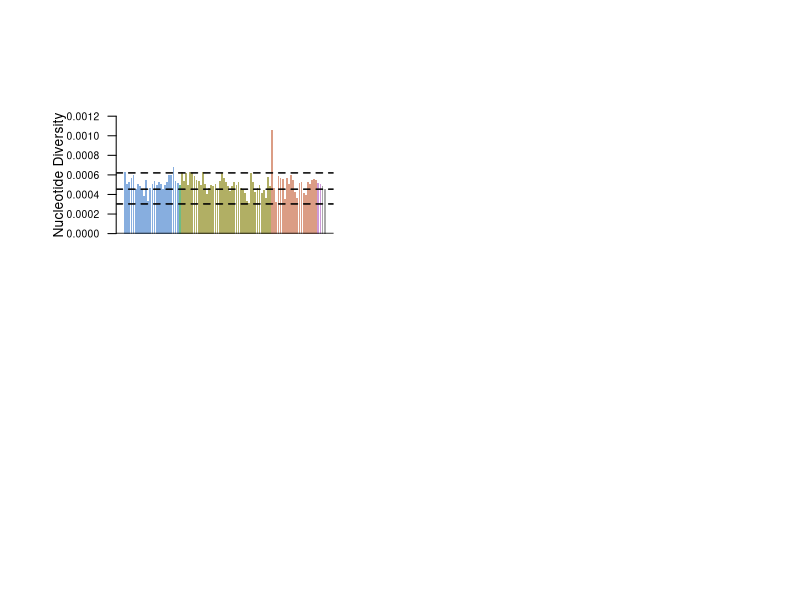
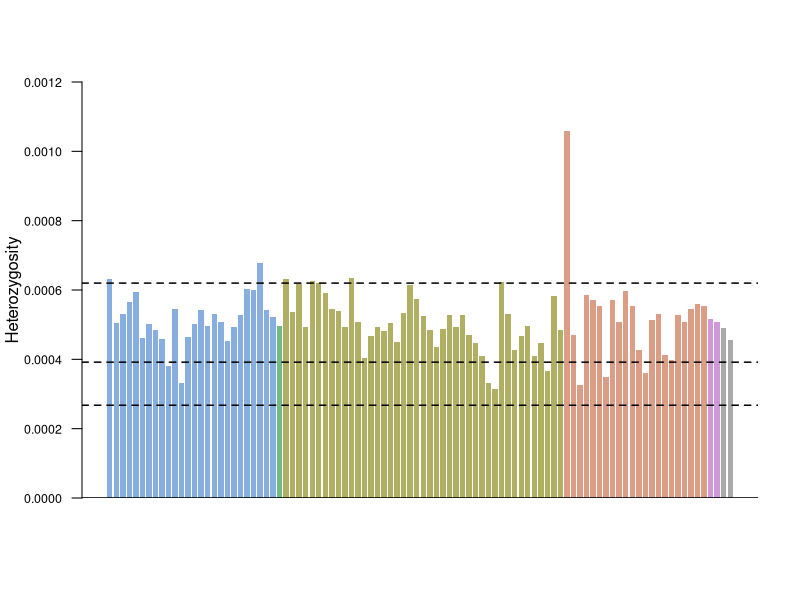
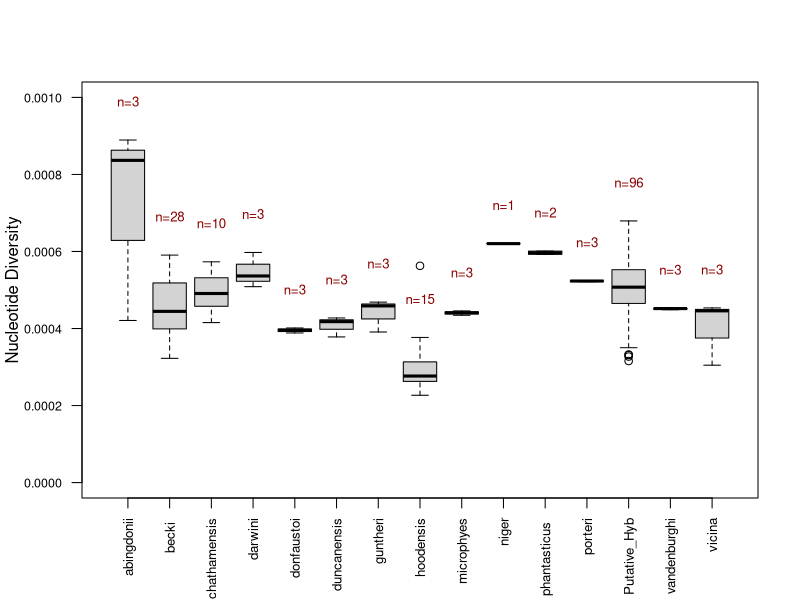
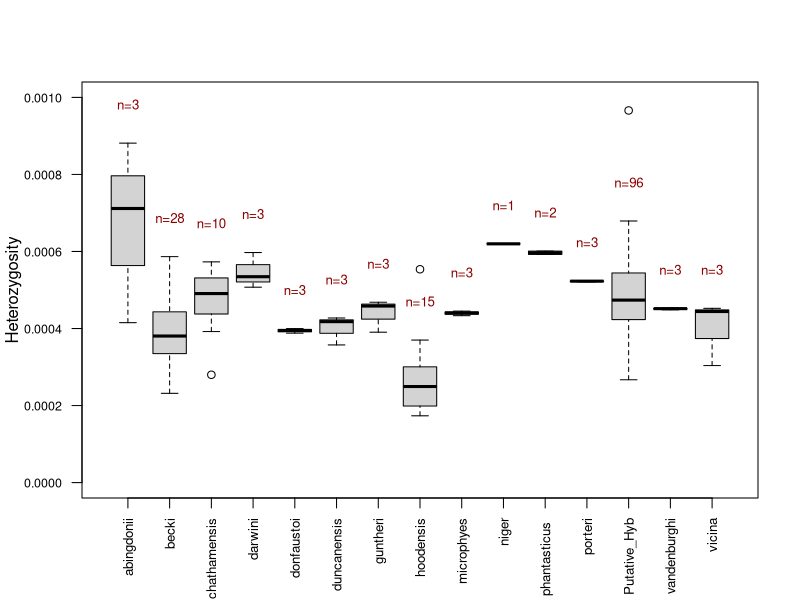

Generate these figures, in order, with R:
### Rachel Gray
### January 2025
### Visualing Nucleotide Diversity and Heterozygosity Results
#############################################################
png("PIXY_hybrid_barplot.png", width = 1754, height = 1240, res = 300)
windows(width = 8.27, height = 11.69)  # test A4 sizing 
par(mfrow = c(2,2), mar = c(4, 4, 4,4), oma = c(3, 3, 3, 3)) # 4 panel figure, adjusting margins
### PIXY (Nucloetide diversity)
## hybrids only 
dat <- read.csv("PIXY_hybrid_barplot.csv", header=FALSE)
# check
head(dat)
# give headings
colnames(dat) <- c("Sample", "Category", "Color", "Value")
# check
head(dat)
# make factors so the order stays same
dat$Sample <- factor(dat$Sample, levels = unique(dat$Sample))
# turn off scientific notation
options(scipen = 999) 
barplot(
  height = dat$Value,               # Heights of the bars
  names.arg = dat$Sample,           # Labels for the x-axis
  col = dat$Color,                  # Colours for the bars
  las = 2,# Rotate x-axis labels to vertical
  xaxt = "n",# turn off the xaxis labels 
  axes =TRUE, # but keep the line
  cex.names = 0.5,    # Adjust size of x-axis labels
  cex=0.75, # Adjust size of y-axis labels
  main = "",  # Title of the plot
  xlab = "",               # Label for the x-axis
  ylab = "Nucleotide Diversity", # Label for the y-axis
  border = NA,   # no border for each bar
  ylim = c(0, 0.0012) # limit for y axis
)
abline(h = 0, col = "black", lwd = 1.5)  # Add a horizontal axis line at y = 0
abline(h = 0.000620379, col = "black",lwd=1.5,lty = 2)  ##Floreana Mean
abline(h = 0.000303346, col = "black",lwd=1.5,lty = 2)  ##Espanola Mean
abline(h = 0.000454094, col = "black",lwd=1.5,lty = 2)  ##VW Mean
dev.off()
### VCFTOOLS het
## hybrids only 
png("VCFTOOLS_het_hybrid_BARPLOTdat.png", width = 1754, height = 1240, res = 300)
at <- read.csv("VCFTOOLS_het_hybrid_BARPLOTdat.csv", header=FALSE)
# check
head(dat)
# give headings
colnames(dat) <- c("Sample", "Category", "Color", "Value")
# check
head(dat)
# make factors so the order stays same
dat$Sample <- factor(dat$Sample, levels = unique(dat$Sample))
# make plot
barplot(
  height = dat$Value,               # Heights of the bars
  names.arg = dat$Sample,           # Labels for the x-axis
  col = dat$Color,                  # Colours for the bars
  las = 2,                       # Rotate x-axis labels to vertical
  cex.names = 0.5,    # Adjust size of x-axis labels
  cex=0.75, # Adjust size of y-axis labels
  xaxt = "n",# turn off the xaxis labels 
  axes =TRUE, # but keep the line
  main = "",  # Title of the plot
  xlab = "",               # Label for the x-axis
  ylab = "Heterozygosity", # Label for the y-axis
  border = NA,   # no border for each bar
  ylim = c(0, 0.0012) # limit for y axis
)
abline(h = 0, col = "black", lwd = 1.5)  # Add a horizontal axis line at y = 0
abline(h = 0.000619916, col = "black",lwd=1.5,lty = 2)  ##Floreana Mean
abline(h = 0.000267633, col = "black",lwd=1.5,lty = 2)  ##Espanola Mean
abline(h = 0.000391828, col = "black",lwd=1.5,lty = 2)  ##VW Mean
dev.off()
## PIXY All lineages box plot
png("PIXY_all_species_BOXPLOTdat.png", width = 1754, height = 1240, res = 300)
dat <- read.csv("PIXY_all_species_BOXPLOTdat.csv")
head(dat)

split_data <- split(dat$PIXY, dat$Group) 
# Calculate mean for each group 
mean_het <- sapply(split_data, mean) 
# Create a data frame for the results 
mean_het_df <- data.frame(Group = names(mean_het), Mean_Het = mean_het) 
# Print the results 
print(mean_het_df)

# Create the boxplot 
boxplot(PIXY ~ Group, data=dat, main = "", xlab = "", ylab = "Nucleotide Diversity", xaxt = "n",  ylim=c(0, 0.001), cex.axis =0.75,las = 1)
# Adjust x-axis labels 
groups <- levels(factor(dat$Group))
par(cex.axis=0.8) 
# Reduce text size 
axis(side = 1, at = 1:length(groups), labels = groups, las = 2)
sample_sizes <- table(dat$Group)

boxplot_stats <- boxplot(PIXY ~ Group, data = dat, plot = FALSE) 

# Get stats without plotting again 
for (i in 1:length(groups)) { 
  group_name <- groups[i] 
  sample_size <- sample_sizes[group_name] # Position text above the boxplot whiskers 
  text(x = i, y = boxplot_stats$stats[5, i] + 0.0001, labels = paste0("n=", sample_size), col = "darkred", cex = 0.8) }
dev.off()

## VCFTOOLS het all lineages box plot
png("VCFTOOLS_het_all_species_BOXPLOTdat.png", width = 1754, height = 1240, res = 300)
dat <- read.csv("VCFTOOLS_het_all_species_BOXPLOTdat.csv")
head(dat)

split_data <- split(dat$VCFTOOLS, dat$Group) 
# Calculate mean for each group 
mean_het <- sapply(split_data, mean) 
# Create a data frame for the results 
mean_het_df <- data.frame(Group = names(mean_het), Mean_Het = mean_het) 
# Print the results 
print(mean_het_df)

# Create the boxplot 
boxplot(VCFTOOLS ~ Group, data=dat, main = "", xlab = "", ylab = "Heterozygosity", xaxt = "n", ylim=c(0, 0.001),cex.axis =0.75, las = 1)
# Adjust x-axis labels 
groups <- levels(factor(dat$Group))
par(cex.axis=0.8) 
# Reduce text size 
axis(side = 1, at = 1:length(groups), labels = groups, las = 2)
sample_sizes <- table(dat$Group)

boxplot_stats <- boxplot(VCFTOOLS ~ Group, data = dat, plot = FALSE) 

# Get stats without plotting again 
for (i in 1:length(groups)) { 
  group_name <- groups[i] 
  sample_size <- sample_sizes[group_name] # Position text above the boxplot whiskers 
  text(x = i, y = boxplot_stats$stats[5, i] + 0.0001, labels = paste0("n=", sample_size), col = "darkred", cex = 0.8) }
dev.off()
